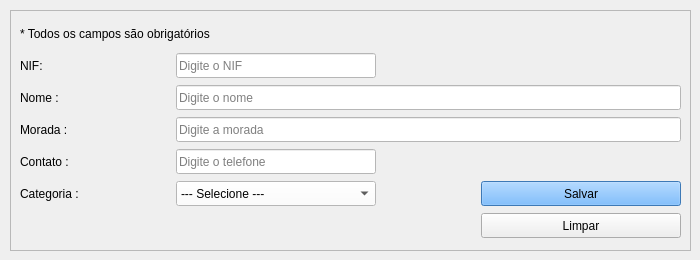
         <widget class="QWidget" name="tab_cadastroCliente">
          <attribute name="title">
           <string>Cadastro Cliente</string>
          </attribute>
          <widget class="QFrame" name="frame_cadastrarCliente">
           <property name="geometry">
            <rect>
             <x>10</x>
             <y>10</y>
             <width>681</width>
             <height>241</height>
            </rect>
           </property>
           <property name="frameShape">
            <enum>QFrame::StyledPanel</enum>
           </property>
           <property name="frameShadow">
            <enum>QFrame::Raised</enum>
           </property>
           <layout class="QGridLayout" name="gridLayout_4">
            <item row="5" column="0">
             <widget class="QLabel" name="label_titCategoriaCliente">
              <property name="minimumSize">
               <size>
                <width>150</width>
                <height>25</height>
               </size>
              </property>
              <property name="maximumSize">
               <size>
                <width>150</width>
                <height>25</height>
               </size>
              </property>
              <property name="styleSheet">
               <string notr="true">font: 12pt &quot;Segoe UI&quot;;</string>
              </property>
              <property name="text">
               <string>Categoria :</string>
              </property>
              <property name="alignment">
               <set>Qt::AlignJustify|Qt::AlignVCenter</set>
              </property>
             </widget>
            </item>
            <item row="4" column="0">
             <widget class="QLabel" name="label_titContatoCliente">
              <property name="minimumSize">
               <size>
                <width>150</width>
                <height>25</height>
               </size>
              </property>
              <property name="maximumSize">
               <size>
                <width>150</width>
                <height>25</height>
               </size>
              </property>
              <property name="styleSheet">
               <string notr="true">font: 12pt &quot;Segoe UI&quot;;</string>
              </property>
              <property name="text">
               <string>Contato :</string>
              </property>
              <property name="alignment">
               <set>Qt::AlignJustify|Qt::AlignVCenter</set>
              </property>
             </widget>
            </item>
            <item row="0" column="0" colspan="2">
             <widget class="QLabel" name="label_5">
              <property name="minimumSize">
               <size>
                <width>0</width>
                <height>25</height>
               </size>
              </property>
              <property name="maximumSize">
               <size>
                <width>16777215</width>
                <height>25</height>
               </size>
              </property>
              <property name="text">
               <string>* Todos os campos são obrigatórios</string>
              </property>
             </widget>
            </item>
            <item row="6" column="3">
             <widget class="QPushButton" name="pushButton_limparCliente">
              <property name="enabled">
               <bool>true</bool>
              </property>
              <property name="minimumSize">
               <size>
                <width>200</width>
                <height>25</height>
               </size>
              </property>
              <property name="maximumSize">
               <size>
                <width>200</width>
                <height>25</height>
               </size>
              </property>
              <property name="autoFillBackground">
               <bool>false</bool>
              </property>
              <property name="styleSheet">
               <string notr="true">font: 12pt &quot;Segoe UI&quot;;</string>
              </property>
              <property name="text">
               <string>Limpar</string>
              </property>
             </widget>
            </item>
            <item row="5" column="3">
             <widget class="QPushButton" name="pushButton_salvarCliente">
              <property name="enabled">
               <bool>true</bool>
              </property>
              <property name="minimumSize">
               <size>
                <width>200</width>
                <height>25</height>
               </size>
              </property>
              <property name="maximumSize">
               <size>
                <width>200</width>
                <height>25</height>
               </size>
              </property>
              <property name="autoFillBackground">
               <bool>false</bool>
              </property>
              <property name="styleSheet">
               <string notr="true">background-color: rgb(85, 170, 255);
font: 12pt &quot;Segoe UI&quot;;</string>
              </property>
              <property name="text">
               <string>Salvar</string>
              </property>
             </widget>
            </item>
            <item row="1" column="0">
             <widget class="QLabel" name="label_titNifCliente">
              <property name="minimumSize">
               <size>
                <width>150</width>
                <height>25</height>
               </size>
              </property>
              <property name="maximumSize">
               <size>
                <width>150</width>
                <height>25</height>
               </size>
              </property>
              <property name="styleSheet">
               <string notr="true">font: 12pt &quot;Segoe UI&quot;;</string>
              </property>
              <property name="text">
               <string>NIF:</string>
              </property>
              <property name="alignment">
               <set>Qt::AlignJustify|Qt::AlignVCenter</set>
              </property>
             </widget>
            </item>
            <item row="2" column="0">
             <widget class="QLabel" name="label_titNomeCliente">
              <property name="minimumSize">
               <size>
                <width>150</width>
                <height>25</height>
               </size>
              </property>
              <property name="maximumSize">
               <size>
                <width>150</width>
                <height>25</height>
               </size>
              </property>
              <property name="styleSheet">
               <string notr="true">font: 12pt &quot;Segoe UI&quot;;</string>
              </property>
              <property name="text">
               <string>Nome :</string>
              </property>
              <property name="alignment">
               <set>Qt::AlignJustify|Qt::AlignVCenter</set>
              </property>
             </widget>
            </item>
            <item row="3" column="0">
             <widget class="QLabel" name="label_titMoradaCliente">
              <property name="minimumSize">
               <size>
                <width>150</width>
                <height>25</height>
               </size>
              </property>
              <property name="maximumSize">
               <size>
                <width>150</width>
                <height>25</height>
               </size>
              </property>
              <property name="styleSheet">
               <string notr="true">font: 12pt &quot;Segoe UI&quot;;</string>
              </property>
              <property name="text">
               <string>Morada :</string>
              </property>
              <property name="alignment">
               <set>Qt::AlignJustify|Qt::AlignVCenter</set>
              </property>
             </widget>
            </item>
            <item row="5" column="1">
             <widget class="QComboBox" name="comboBox_categoriaCliente">
              <property name="minimumSize">
               <size>
                <width>0</width>
                <height>25</height>
               </size>
              </property>
              <property name="maximumSize">
               <size>
                <width>200</width>
                <height>25</height>
               </size>
              </property>
              <property name="styleSheet">
               <string notr="true">background-color: rgb(255, 255, 255);
font: 12pt &quot;Segoe UI&quot;;</string>
              </property>
              <item>
               <property name="text">
                <string>--- Selecione ---</string>
               </property>
              </item>
              <item>
               <property name="text">
                <string>Ouro</string>
               </property>
              </item>
              <item>
               <property name="text">
                <string>Prata</string>
               </property>
              </item>
              <item>
               <property name="text">
                <string>Bronze</string>
               </property>
              </item>
             </widget>
            </item>
            <item row="4" column="1">
             <widget class="QLineEdit" name="lineEdit_contatoCliente">
              <property name="minimumSize">
               <size>
                <width>0</width>
                <height>25</height>
               </size>
              </property>
              <property name="maximumSize">
               <size>
                <width>200</width>
                <height>25</height>
               </size>
              </property>
              <property name="styleSheet">
               <string notr="true">background-color: rgb(255, 255, 255);
font: 12pt &quot;Segoe UI&quot;;</string>
              </property>
              <property name="placeholderText">
               <string>Digite o telefone</string>
              </property>
             </widget>
            </item>
            <item row="1" column="1" colspan="2">
             <widget class="QLineEdit" name="lineEdit_nifCliente">
              <property name="minimumSize">
               <size>
                <width>0</width>
                <height>25</height>
               </size>
              </property>
              <property name="maximumSize">
               <size>
                <width>200</width>
                <height>25</height>
               </size>
              </property>
              <property name="styleSheet">
               <string notr="true">background-color: rgb(255, 255, 255);
font: 12pt &quot;Segoe UI&quot;;</string>
              </property>
              <property name="placeholderText">
               <string>Digite o NIF</string>
              </property>
             </widget>
            </item>
            <item row="2" column="1" colspan="3">
             <widget class="QLineEdit" name="lineEdit_nomeCliente">
              <property name="minimumSize">
               <size>
                <width>0</width>
                <height>25</height>
               </size>
              </property>
              <property name="maximumSize">
               <size>
                <width>16777215</width>
                <height>25</height>
               </size>
              </property>
              <property name="styleSheet">
               <string notr="true">background-color: rgb(255, 255, 255);
font: 12pt &quot;Segoe UI&quot;;</string>
              </property>
              <property name="placeholderText">
               <string>Digite o nome</string>
              </property>
             </widget>
            </item>
            <item row="3" column="1" colspan="3">
             <widget class="QLineEdit" name="lineEdit_moradaCliente">
              <property name="minimumSize">
               <size>
                <width>0</width>
                <height>25</height>
               </size>
              </property>
              <property name="maximumSize">
               <size>
                <width>16777215</width>
                <height>25</height>
               </size>
              </property>
              <property name="styleSheet">
               <string notr="true">background-color: rgb(255, 255, 255);
font: 12pt &quot;Segoe UI&quot;;</string>
              </property>
              <property name="placeholderText">
               <string>Digite a morada</string>
              </property>
             </widget>
            </item>
            <item row="6" column="0" colspan="3">
             <spacer name="horizontalSpacer_2">
              <property name="orientation">
               <enum>Qt::Horizontal</enum>
              </property>
              <property name="sizeHint" stdset="0">
               <size>
                <width>128</width>
                <height>25</height>
               </size>
              </property>
             </spacer>
            </item>
           </layout>
          </widget>
         </widget>
